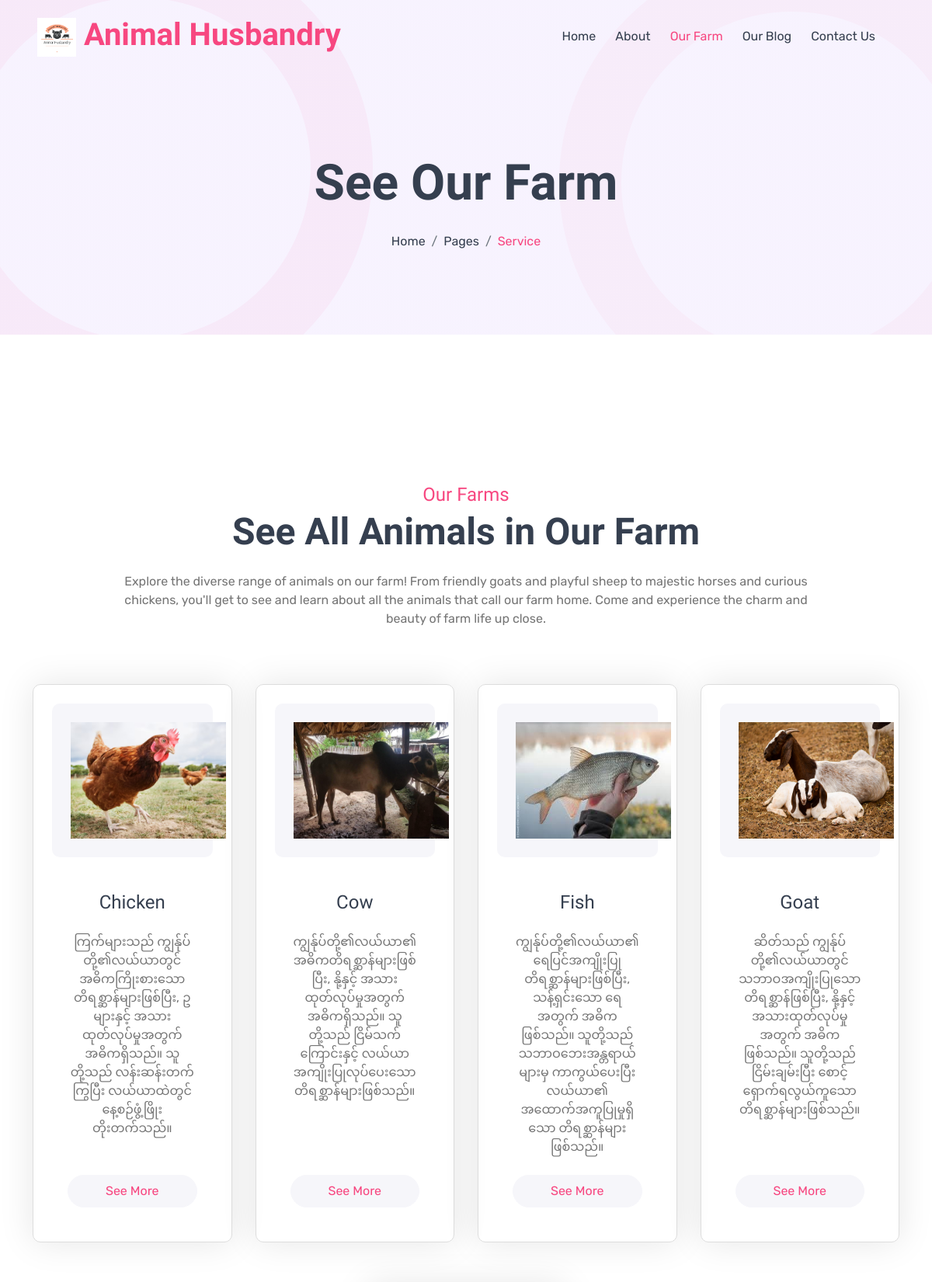
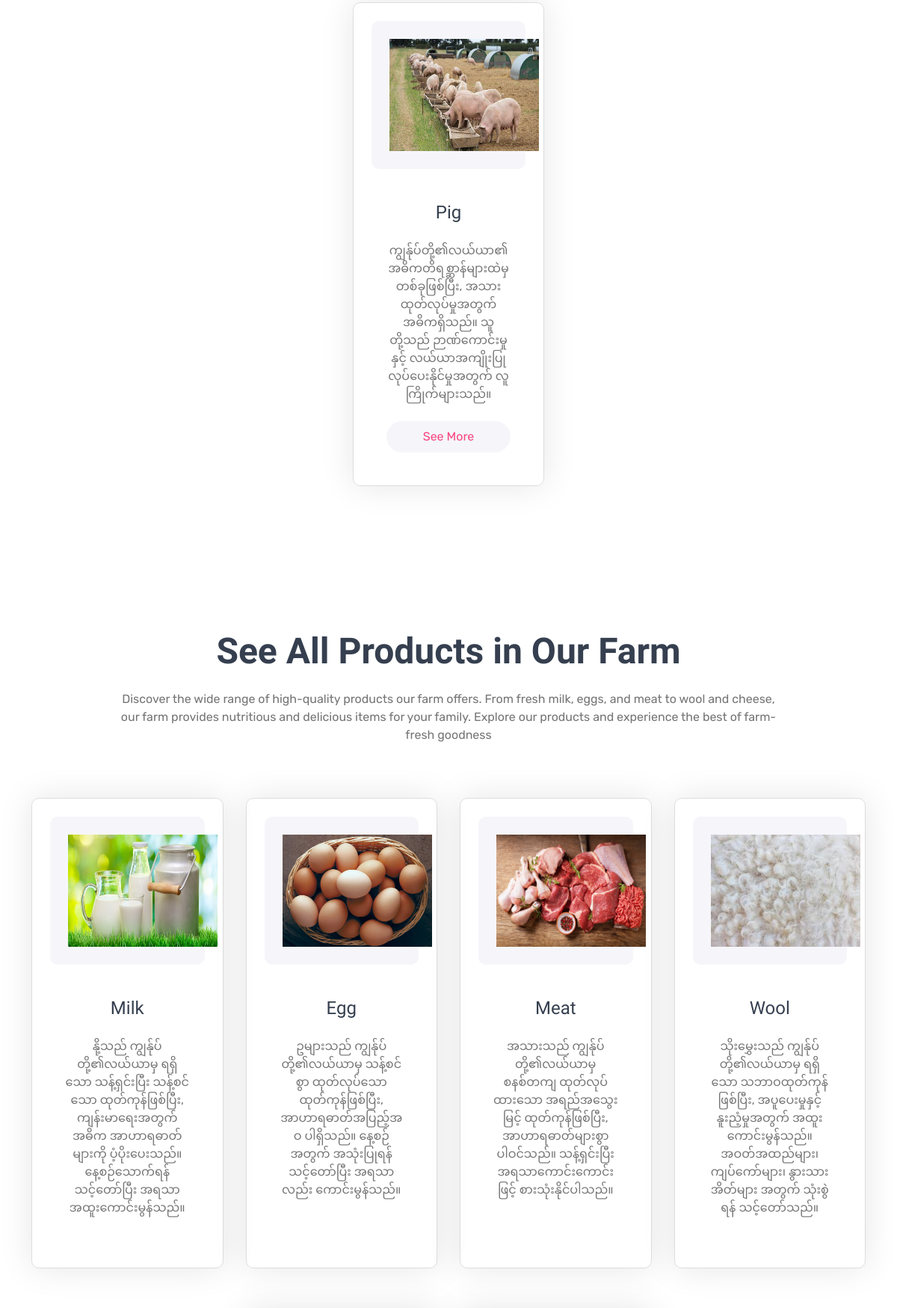
The app's page /service.php (upper part) with its own data (2 pictures, top to bottom).
### tables this page shows
CREATE TABLE `animal_type` (
  `animal_id` int(11) NOT NULL,
  `animal_type` varchar(60) NOT NULL,
  `animal_photo` varchar(255) NOT NULL,
  `animal_des` text NOT NULL
);

CREATE TABLE `product_type` (
  `product_id` int(11) NOT NULL,
  `product_name` varchar(60) NOT NULL,
  `product_unit` varchar(60) NOT NULL,
  `product_photo` varchar(60) NOT NULL,
  `product_description` text NOT NULL
);

### service.php (the view, shortened to what this page needs)
<?php
    include('admin/dist/php/database.php');
?>
<!DOCTYPE html>
<html lang="en">
    <head>
        <link rel="stylesheet" href="https://use.fontawesome.com/releases/v5.15.4/css/all.css"/>
        <link href="https://cdn.jsdelivr.net/npm/bootstrap-icons@1.4.1/font/bootstrap-icons.css" rel="stylesheet">
        <link href="lib/animate/animate.min.css" rel="stylesheet">
        <link href="lib/owlcarousel/assets/owl.carousel.min.css" rel="stylesheet">
        <link href="lib/lightbox/css/lightbox.min.css" rel="stylesheet">
        <link href="css/bootstrap.min.css" rel="stylesheet">
        <link href="css/style.css" rel="stylesheet">
    </head>
    <body>
        <div class="container-fluid p-0">
            <nav class="navbar navbar-expand-lg fixed-top navbar-light px-4 px-lg-5 py-3 py-lg-0">
                <a href="index.php" class="navbar-brand p-0">
                    <h1 class="display-6 text-primary m-0">
                    <h1 class="display-6 text-primary m-0">
                        <img src="img/Logo.png" alt="Logo">
                        Animal Husbandry
                    </h1>
                </a>
                <div class="collapse navbar-collapse" id="navbarCollapse">
                    <div class="navbar-nav ms-auto py-0">
                        <a href="index.php" class="nav-item nav-link">Home</a>
                        <a href="index.php#about" class="nav-item nav-link">About</a>
                        <a href="service.php" class="nav-item nav-link active">Our Farm</a>
                        <a href="blog.php" class="nav-item nav-link">Our Blog</a>
                        <a href="contact.php" class="nav-item nav-link">Contact Us</a>
                    </div>
                </div>
            </nav>
        </div>
         <div class="container-fluid bg-breadcrumb">
            <ul class="breadcrumb-animation">
            </ul>
            <div class="container text-center py-5" style="max-width: 900px;">
                <h3 class="display-3 mb-4 wow fadeInDown" data-wow-delay="0.1s">See Our Farm</h1>
                <ol class="breadcrumb justify-content-center mb-0 wow fadeInDown" data-wow-delay="0.3s">
                    <li class="breadcrumb-item"><a href="index.php">Home</a></li>
                    <li class="breadcrumb-item"><a href="#">Pages</a></li>
                    <li class="breadcrumb-item active text-primary">Service</li>
                </ol>
            </div>
        </div>
        <?php
        if (isset($_GET['action']) && $_GET['action'] == 'more' && isset($_GET['animal_id'])) {
            $animal_id = $_GET['animal_id'];
            $sql = "SELECT breed_technology.*,
                    animal_type.animal_type, animal_type.animal_des
                    FROM breed_technology
                    INNER JOIN animal_type
                        ON breed_technology.animal_id = animal_type.animal_id
                    WHERE breed_technology.animal_id = :animalId
                    ORDER BY breed_technology.breed_type ASC";
            $stmt = $db->prepare($sql);
            $stmt->bindParam(':animalId', $animal_id);
            $stmt->execute();
            $rows = $stmt->fetchAll(PDO::FETCH_ASSOC);
            if (!empty($rows)) {
                $animalType = htmlspecialchars($rows[0]["animal_type"], ENT_QUOTES, 'UTF-8');
                $animalDes = htmlspecialchars($rows[0]["animal_des"], ENT_QUOTES, 'UTF-8');
        ?>
        <div class="container-fluid service py-5" id="target">
            <div class="container py-5">
                <div class="text-center mx-auto mb-5 wow fadeInUp" data-wow-delay="0.1s" style="max-width: 900px;">
                    <h4 class="mb-1 text-primary">
                        <?php echo htmlspecialchars($animalType, ENT_QUOTES, 'UTF-8'); ?>
                    </h4>
                    <h1 class="display-5 mb-4">
                        See All Types of <?php echo htmlspecialchars($animalType, ENT_QUOTES, 'UTF-8'); ?> in Our Farm
                    </h1>
                    <p class="mb-2">
                        <?php echo htmlspecialchars($animalDes, ENT_QUOTES, 'UTF-8'); ?>
                    </p>
                </div>
                <?php
                    if (isset($_GET['action']) && $_GET['action'] == 'more' && isset($_GET['breed_id'])) {
                        $breed_id = $_GET['breed_id'];
                        $sql = "SELECT knowledge_type.*, breed_animal.stock_animal
                                FROM knowledge_type
                                INNER JOIN breed_animal
                                    ON knowledge_type.breed_id = breed_animal.breed_id
                                WHERE knowledge_type.breed_id = :breedId";
                        $stmt = $db->prepare($sql);
                        $stmt->bindParam(':breedId', $breed_id);
                        $stmt->execute();
                        if ($row = $stmt->fetch(PDO::FETCH_ASSOC)) {
                ?>
                <div class="row g-5 pt-5">
                    <div class="col-lg-6 wow fadeInLeft" data-wow-delay="0.1s">
                        <div class="feature-img h-100" style="object-fit: cover;">
                            <video class="img-fluid w-100 h-100" controls>
                                <source src="admin/video/<?php echo htmlentities($row['video_photo'])?>" type="video/mp4">
                            </video>
                        </div>
                    </div>
                    <div class="col-lg-6 wow fadeInRight" data-wow-delay="0.1s">
                        <h1 class="display-5 mb-4">
                            <?php echo htmlspecialchars($row['knowledge_type'], ENT_QUOTES, 'UTF-8'); ?>
                        </h1>
                        <h4 class="text-primary">
                            <?php echo htmlspecialchars($rows[0]['breed_type'], ENT_QUOTES, 'UTF-8'); ?>
                        </h4>
                        <p class="mb-4">
                            <?php echo htmlspecialchars($rows[0]['breed_des'], ENT_QUOTES, 'UTF-8'); ?>
                        </p>
                        <div class="row g-4">
                            <div class="col-6">
                                <div class="d-flex">
                                    <div class="d-flex flex-column ms-3">
                                        <h2 class="mb-0 fw-bold">
                                            <?php echo htmlspecialchars(isset($row['stock_animal'])? $row['stock_animal'] : 'No data', ENT_QUOTES, 'UTF-8'); ?>
                                        </h2>
                                        <small class="text-dark">Current In-stock</small>
                                    </div>
                                </div>
                            </div>
                        </div>
                    </div>
                </div>
                <?php } else { ?>
                    <div class="container-fluid py-5">
                        <div class="container py-5 text-center">
                            <div class="row justify-content-center">
                                <div class="col-lg-6 wow fadeInUp" data-wow-delay="0.3s">
                                    <i class="bi bi-exclamation-triangle display-1 text-secondary"></i>
                                    <h1 class="display-1">404</h1>
                                    <h1 class="mb-4">Page Not Found</h1>
                                    <p class="mb-4">We’re sorry, the page you have looked for does not exist in our website or<br>there are no entries yet! Maybe go to our home page?</p>
                                    <a class="btn btn-primary rounded-pill py-3 px-5" href="index.php">Go Back To Home</a>
                                </div>
                            </div>
                        </div>
                    </div>
                <?php } } else { ?>
                <div class="row g-4 justify-content-center">
                <?php
                    foreach ($rows as $row) {
                ?>
                    <div class="col-md-6 col-lg-4 col-xl-3 wow fadeInUp" data-wow-delay="0.1s">
                        <div class="service-item text-center rounded p-4">
                            <div class="service-icon d-inline-block bg-light rounded p-4 mb-4">
                                <img src="<?php echo htmlspecialchars('admin/upload/' . $row['breed_photo'], ENT_QUOTES, 'UTF-8'); ?>" width="200px" height="150px" />
                            </div>
                            <div class="service-content">
                                <h4 class="mb-4">
                                    <?php echo htmlspecialchars($row['breed_type'], ENT_QUOTES, 'UTF-8'); ?>
                                </h4>
                                <p class="mb-4">
                                    <?php echo htmlspecialchars($row['breed_des'], ENT_QUOTES, 'UTF-8'); ?>
                                </p>
                                <a href="service.php?action=more&animal_id=<?php echo htmlspecialchars($animal_id) ?>&breed_id=<?php echo htmlspecialchars($row['breed_id']); ?>#target" class="btn btn-light rounded-pill text-primary py-2 px-4">See More</a>
                            </div>
                        </div>
                    </div>
                <?php } ?>
                </div>
                <?php } ?>
            </div>
        </div>
        <?php } } else { ?>
        <div class="container-fluid service py-5" id="animals">
            <div class="container py-5">
                <div class="text-center mx-auto mb-5 wow fadeInUp" data-wow-delay="0.1s" style="max-width: 900px;">
                    <h4 class="mb-1 text-primary">Our Farms</h4>
                    <h1 class="display-5 mb-4">See All Animals in Our Farm</h1>
                    <p class="mb-2">
                        Explore the diverse range of animals on our farm! From friendly goats and playful sheep to majestic horses and curious chickens, you'll get to see and learn about all the animals that call our farm home. Come and experience the charm and beauty of farm life up close.
                    </p>
                </div>
                <div class="row g-4 justify-content-center">
                <?php
                    $sql = "SELECT * FROM animal_type ORDER BY animal_type ASC";
                    $stmt = $db->query($sql);
                    while ($row = $stmt->fetch()) {
                ?>
                    <div class="col-md-6 col-lg-4 col-xl-3 wow fadeInUp" data-wow-delay="0.1s">
                        <div class="service-item text-center rounded p-4">
                            <div class="service-icon d-inline-block bg-light rounded p-4 mb-4">
                                <img src="<?php echo htmlspecialchars('admin/upload/' . $row['animal_photo'], ENT_QUOTES, 'UTF-8'); ?>" width="200px" height="150px" />
                            </div>
                            <div class="service-content">
                                <h4 class="mb-4">
                                    <?php echo htmlspecialchars($row["animal_type"], ENT_QUOTES, 'UTF-8'); ?>
                                </h4>
                                <p class="mb-4">
                                    <?php echo htmlspecialchars($row["animal_des"], ENT_QUOTES, 'UTF-8'); ?>
                                </p>
                                <a href="service.php?action=more&animal_id=<?php echo htmlspecialchars($row['animal_id']); ?>#target" class="btn btn-light rounded-pill text-primary py-2 px-4">See More</a>
                            </div>
                        </div>
                    </div>
                <?php } ?>
                </div>
            </div>
        </div>
        <div class="container-fluid service py-5" id="products">
            <div class="container py-5">
                <div class="text-center mx-auto mb-5 wow fadeInUp" data-wow-delay="0.1s" style="max-width: 900px;">
                    <h1 class="display-5 mb-4">See All Products in Our Farm</h1>
                    <p class="mb-2">
                        Discover the wide range of high-quality products our farm offers. From fresh milk, eggs, and meat to wool and cheese, our farm provides nutritious and delicious items for your family. Explore our products and experience the best of farm-fresh goodness
                    </p>
                </div>
                <div class="row g-4 justify-content-center">
                <?php
                    $sql = "SELECT * FROM product_type ORDER BY product_id ASC";
                    $stmt = $db->query($sql);
                    while ($row = $stmt->fetch()) {
                ?>
                    <div class="col-md-6 col-lg-4 col-xl-3 wow fadeInUp" data-wow-delay="0.1s">
                        <div class="service-item text-center rounded p-4">
                            <div class="service-icon d-inline-block bg-light rounded p-4 mb-4">
                                <img src="<?php echo htmlspecialchars('admin/upload/' . $row['product_photo'], ENT_QUOTES, 'UTF-8'); ?>" width="200px" height="150px" />
                            </div>
                            <div class="service-content">
                                <h4 class="mb-4">
                                    <?php echo htmlspecialchars($row["product_name"], ENT_QUOTES, 'UTF-8'); ?>
                                </h4>
                                <p class="mb-4">
                                    <?php echo htmlspecialchars($row["product_description"], ENT_QUOTES, 'UTF-8'); ?>
                                </p>
                            </div>
                        </div>
                    </div>
                <?php } ?>
                </div>
            </div>
        </div>
        <?php } ?>
    </body>
</html>

### records on screen
animal_type: animal_photo (picture), animal_type "Chicken", animal_des "ကြက်များသည် ကျွန်ုပ်တို့၏လယ်ယာတွင် အဓိကကြိုးစားသော တိရစ္ဆာန်များဖြစ်ပြီး, ဥများနှင့် အသားထုတ်လုပ်မှုအတွက် အဓိကရှိသည်။ သူတို့သည် လန်းဆန်းတက်ကြွပြီး လယ်ယာထဲတွင် နေ့စဉ်ဖွံ့ဖြိုးတိုးတက်သည်။"
animal_type: animal_photo (picture), animal_type "Cow", animal_des "ကျွန်ုပ်တို့၏လယ်ယာ၏ အဓိကတိရစ္ဆာန်များဖြစ်ပြီး, နို့နှင့် အသားထုတ်လုပ်မှုအတွက် အဓိကရှိသည်။ သူတို့သည် ငြိမ်သက်ကြောင်းနှင့် လယ်ယာအကျိုးပြုလုပ်ပေးသော တိရစ္ဆာန်များဖြစ်သည်။"
animal_type: animal_photo (picture), animal_type "Fish", animal_des "ကျွန်ုပ်တို့၏လယ်ယာ၏ ရေပြင်အကျိုးပြုတိရစ္ဆာန်များဖြစ်ပြီး, သန့်ရှင်းသော ရေအတွက် အဓိကဖြစ်သည်။ သူတို့သည် သဘာဝဘေးအန္တရာယ်များမှ ကာကွယ်ပေးပြီး လယ်ယာ၏ အထောက်အကူပြုမှုရှိသော တိရစ္ဆာန်များဖြစ်သည်။"
animal_type: animal_photo (picture), animal_type "Goat", animal_des "ဆိတ်သည် ကျွန်ုပ်တို့၏လယ်ယာတွင် သဘာဝအကျိုးပြုသော တိရစ္ဆာန်ဖြစ်ပြီး, နို့နှင့် အသားထုတ်လုပ်မှုအတွက် အဓိကဖြစ်သည်။ သူတို့သည် ငြိမ်းချမ်းပြီး စောင့်ရှောက်ရလွယ်ကူသော တိရစ္ဆာန်များဖြစ်သည်။"
animal_type: animal_photo (picture), animal_type "Pig", animal_des "ကျွန်ုပ်တို့၏လယ်ယာ၏ အဓိကတိရစ္ဆာန်များထဲမှတစ်ခုဖြစ်ပြီး, အသားထုတ်လုပ်မှုအတွက် အဓိကရှိသည်။ သူတို့သည် ဉာဏ်ကောင်းမှုနှင့် လယ်ယာအကျိုးပြုလုပ်ပေးနိုင်မှုအတွက် လူကြိုက်များသည်။"
product_type: product_photo (picture), product_name "Milk", product_description "နို့သည် ကျွန်ုပ်တို့၏လယ်ယာမှ ရရှိသော သန့်ရှင်းပြီး သန့်စင်သော ထုတ်ကုန်ဖြစ်ပြီး, ကျန်းမာရေးအတွက် အဓိက အာဟာရဓာတ်များကို ပံ့ပိုးပေးသည်။ နေ့စဉ်သောက်ရန် သင့်တော်ပြီး အရသာအထူးကောင်းမွန်သည်။"
product_type: product_photo (picture), product_name "Egg", product_description "ဥများသည် ကျွန်ုပ်တို့၏လယ်ယာမှ သန့်စင်စွာ ထုတ်လုပ်သော ထုတ်ကုန်ဖြစ်ပြီး, အာဟာရဓာတ်အပြည့်အဝ ပါရှိသည်။ နေ့စဉ်အတွက် အသုံးပြုရန် သင့်တော်ပြီး အရသာလည်း ကောင်းမွန်သည်။"
product_type: product_photo (picture), product_name "Meat", product_description "အသားသည် ကျွန်ုပ်တို့၏လယ်ယာမှ စနစ်တကျ ထုတ်လုပ်ထားသော အရည်အသွေးမြင့် ထုတ်ကုန်ဖြစ်ပြီး, အာဟာရဓာတ်များစွာ ပါဝင်သည်။ သန့်ရှင်းပြီး အရသာကောင်းကောင်းဖြင့် စားသုံးနိုင်ပါသည်။"
product_type: product_photo (picture), product_name "Wool", product_description "သိုးမွှေးသည် ကျွန်ုပ်တို့၏လယ်ယာမှ ရရှိသော သဘာဝထုတ်ကုန်ဖြစ်ပြီး, အပူပေးမှုနှင့် နူးညံ့မှုအတွက် အထူးကောင်းမွန်သည်။ အဝတ်အထည်များ၊ ကျပ်ကော်များ၊ နွားသားအိတ်များ အတွက် သုံးစွဲရန် သင့်တော်သည်။"
